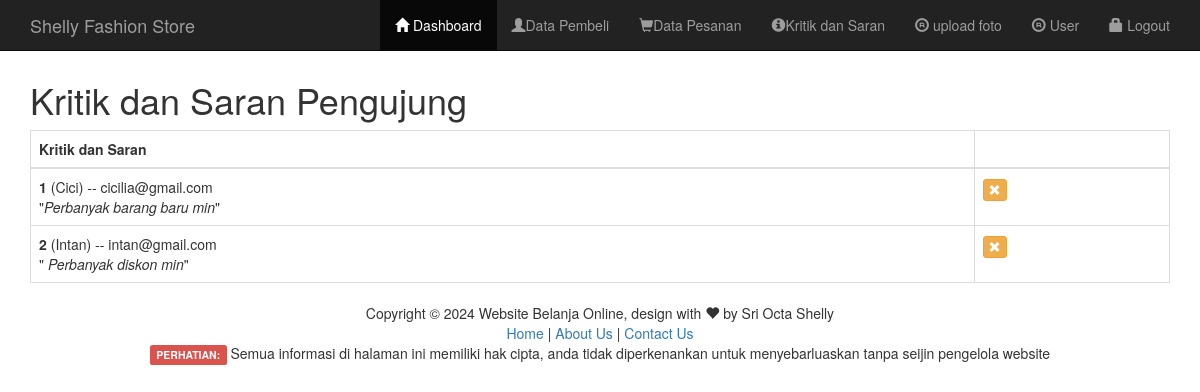
/admin/tampil-saran.php (signed in), run on the app's committed database.
### tables this page shows
CREATE TABLE `saran` (
  `id` int(5) NOT NULL,
  `nama` varchar(50) NOT NULL,
  `email` varchar(50) NOT NULL,
  `pesan` text NOT NULL,
  `tanggal` timestamp NOT NULL DEFAULT current_timestamp()
);

### admin/tampil-saran.php (the view, shortened to what this page needs)
<?php include "header.php"; ?>
<div class="container">
    <div class="row">
        <div class="col-md-12">
        <h1>Kritik dan Saran Pengujung</h1>
        <table  class="table table-bordered table-hover" id="data-table">
        <thead>
            <tr>
                <th>Kritik dan Saran</th><th></th>
            </tr>
        </thead>
        <tbody>
        <?php
        include "../koneksi.php";
        $sql=$koneksi->query("select * from saran");
        while($row= $sql->fetch_assoc()){
        ?>
            <tr>
                <td>
                  <b><?php echo $row['id']?></b> (<?php echo $row['nama']?>) -- <?php echo $row['email']?> <br>
                 "<i><?php echo $row['pesan']?></i>"
               </td>
                <td>
                <a href="hapus-saran.php?id=<?php echo $row['id']?>" onclick=" return confirm('Anda yakin menghapus data?')">
                    <button class="btn btn-xs btn-warning glyphicon glyphicon-remove"></button>
                </a>
                </td>
            </tr>
        <?php
        }
        ?>
        </tbody>
        </table>
        </div>
    </div>
</div>
<?php include "footer.php";?>

### admin/header.php (style rules this page uses)
body { padding-top: 60px; }

### data on the page
saran: id "1", nama "Cici", email "cicilia@gmail.com", pesan "Perbanyak barang baru min"
saran: id "2", nama "Intan", email "intan@gmail.com", pesan "Perbanyak diskon min"

### other printed values
date ('Y') "2024"
